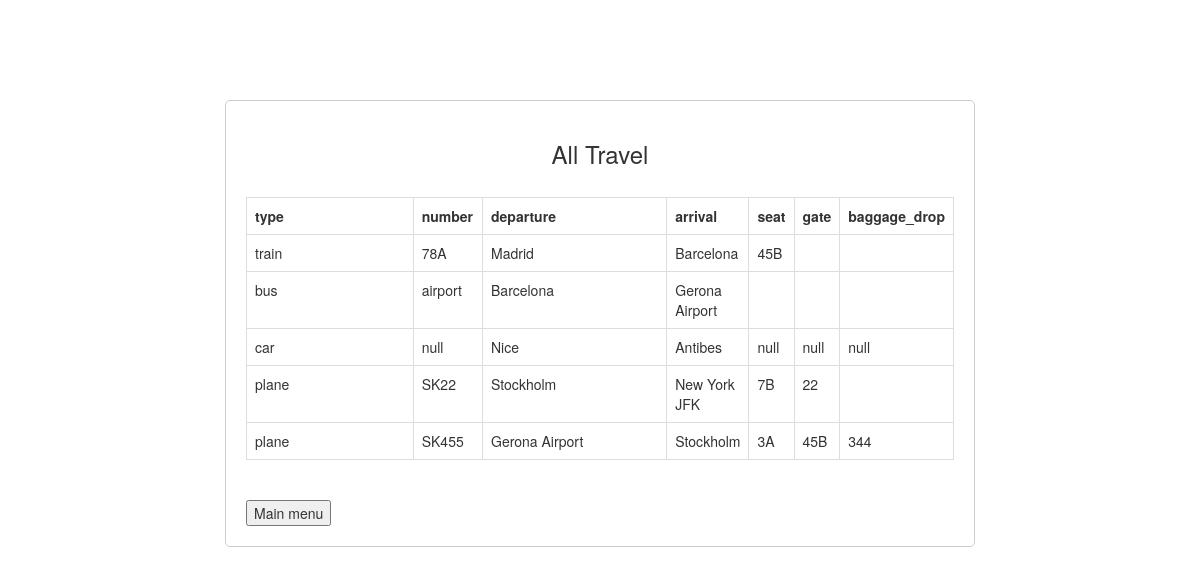
The page /views/all_list.php on the database its author committed.
### tables this page shows
CREATE TABLE `Voyage` (
  `type` varchar(30) NOT NULL,
  `number` varchar(30) NOT NULL,
  `departure` varchar(80) NOT NULL,
  `arrival` varchar(80) NOT NULL,
  `seat` varchar(30) NOT NULL,
  `gate` varchar(30) NOT NULL,
  `baggage_drop` varchar(30) DEFAULT NULL
);

### views/all_list.php (the view, shortened to what this page needs)
<!DOCTYPE html>
<html>
    <head>
    <link rel="stylesheet" href= "https://maxcdn.bootstrapcdn.com/bootstrap/3.3.6/css/bootstrap.min.css" />
    </head>
    <body>
        <div class="container box">
        <h3 align="center">
            All Travel
        </h3><br />
        <?php
            require_once("../model/connect_db.php");
            require ("../model/voyage_model.php");
            $select = "SELECT * FROM Voyage";
            if ($res = mysqli_query($conn, $select));
                    foreach($res as $row){
                        $table_data .= '
                        <tr>
                            <td>'.$row["type"].'</td>
                            <td>'.$row["number"].'</td>
                            <td>'.$row["departure"].'</td>
                            <td>'.$row["arrival"].'</td>
                            <td>'.$row["seat"].'</td>
                            <td>'.$row["gate"].'</td>
                            <td>'.$row["baggage_drop"].'</td>
                        </tr>';
                }
            create_table($table_data);
        ?>
        </div>
    </body>
</html>

### model/voyage_model.php (shortened to what this page needs)
<?php
    function create_table($table_data) {
        echo '
        <table class="table table-bordered">
        <tr>
            <th width="45%">type</th>
            <th width="10%">number</th>
            <th width="45%">departure</th>
            <th width="45%">arrival</th>
            <th width="45%">seat</th>
            <th width="45%">gate</th>
            <th width="45%">baggage_drop</th>
        </tr>';
        echo $table_data;
        echo '</table><br />';
        echo "<form action='../index.php' method='post'>
        <input type='submit' value='Main menu'>
        </form>";
    }
?>

### views/all_list.php (style rules this page uses)
.box { width: 750px; padding: 20px; background-color: #fff; border: 1px solid #ccc; border-radius: 5px; margin-top: 100px; }

### rows shown on the page
voyage: type "train", number "78A", departure "Madrid", arrival "Barcelona", seat "45B"
voyage: type "bus", number "airport", departure "Barcelona", arrival "Gerona Airport"
voyage: type "car", number "null", departure "Nice", arrival "Antibes", seat "null", gate "null", baggage_drop "null"
voyage: type "plane", number "SK22", departure "Stockholm", arrival "New York JFK", seat "7B", gate "22"
voyage: type "plane", number "SK455", departure "Gerona Airport", arrival "Stockholm", seat "3A", gate "45B", baggage_drop "344"
